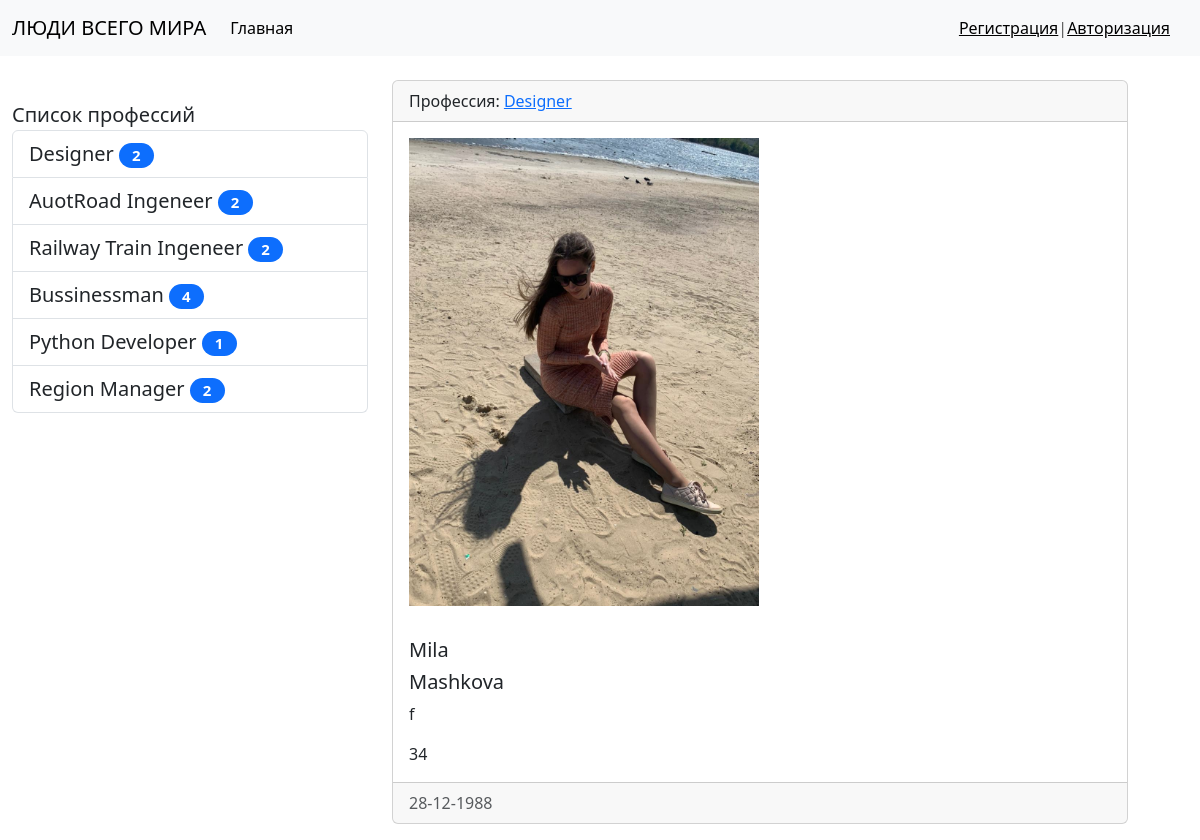
/human/2, run on the app's committed database.
### main/models.py (models this page shows, shortened)
class Profession(models.Model):
    title = models.CharField(max_length=100, db_index=True, verbose_name='Профессия')
    def get_absolute_url(self):
        return reverse_lazy('profession', kwargs={'pk': self.pk})
    class Meta:
        verbose_name = 'Профессия'
        verbose_name_plural = 'Профессии'
        ordering = ['id']

class Human(models.Model):
    human_choices = {'m': 'male',
                     'f': 'female'}
    name = models.CharField(max_length=50, verbose_name='Имя')
    last_name = models.CharField(max_length=50, verbose_name='Фамилия')
    sex = models.CharField(max_length=1, choices=human_choices, verbose_name='Пол')
    age = models.IntegerField(verbose_name='Возраст')
    born_at = models.DateField(verbose_name='Дата рождения')
    photo = models.ImageField(upload_to='media/%Y/%m/%d', null=True, default='Null', verbose_name='Фото')
    profession = models.ForeignKey('Profession', on_delete=models.PROTECT, null=True, verbose_name='Профессия')
    class Meta:
        verbose_name = "Человек"
        verbose_name_plural = "Люди"
        ordering = ['-born_at']

### main/views.py (the view)
# urls.py: path('human/<int:pk>', ViewHuman.as_view(), name='view_human'),
class ViewHuman(DetailView):
    model = Human
    template_name = 'NewsProject/view_human.html'
    context_object_name = 'human_item'

### main/templatetags/newsproject_tags.py (called while the page is built)
@register.simple_tag(name='get_list_professions')
def get_professions():
    return Profession.objects.all()

@register.inclusion_tag('NewsProject/List_professions.html')
def show_professions(arg1='Список', arg2='профессий'):
    professions = cache.get('professions')
    if not professions:
        professions = Profession.objects.annotate(cnt=Count('human')).filter(cnt__gt=0)
        cache.set('professions', professions, 60)
    return {'professions': professions, 'arg1': arg1, 'arg2': arg2}

### main/templates/NewsProject/view_human.html (shortened to what this page needs)
{% extends 'base.html' %}
{% block sidebar %}
{% include 'inc/_sidebar.html' %}
{% endblock %}
{% block content %}
<div class="card mb-3">
    <div class="card-header">
        Профессия: <a href="{{ human_item.profession.get_absolute_url }}">{{ human_item.profession.title }}</a>
    </div>
    <div class="card-body">
        {% if human_item.photo %}
        <img src="{{ human_item.photo.url }}" class='mr-3' width='350' alt="Photo">
        {% else %}
        <h6>Фото отсутствует</h6>
        {% endif %}
    </div>
    <div class="card-body">
        {% autoescape off %}
        <h5 class="card-title">{{ human_item.name }}</h5>
        {% endautoescape %}
        <h5 class="card-title">{{ human_item.last_name }}</h5>
        <p class="card-text">{{ human_item.sex }}</p>
        <p class="card-text">{{ human_item.age }}</p>
    </div>
    <div class="card-footer text-body-secondary">
        {{ human_item.born_at|date:'d-m-Y' }}
    </div>
</div>
{% endblock %}

### main/templates/NewsProject/List_professions.html
{% load newsproject_tags %}
<div class="list-group" style="height: 20px; margin-top: 20px; font-size: 20;">
    {{ arg1 }} {{ arg2 }}
    {% for pr in professions %}
    <a href="{% url 'profession' pk=pr.pk %}" class="list-group-item list-group-item-action">{{ pr.title }}<span
            class="badge bg-primary rounded-pill"
            style="width: 35px; color: white; margin-left: 5px;">{{ pr.cnt }}</span></a>
    {% endfor %}
</div>

### NewsProject/static/css/style.css (style rules this page uses)
body { backgroundcolor = #ccc; }

### data on the page
Profession: title "Designer", cnt "2"
Profession: title "AuotRoad Ingeneer", cnt "2"
Profession: title "Railway Train Ingeneer", cnt "2"
Profession: title "Bussinessman", cnt "4"
Profession: title "Python Developer", cnt "1"
Profession: title "Region Manager", cnt "2"
Human: profession "Designer", photo (picture), name "Mila", last_name "Mashkova", sex "f", age "34", born_at "28-12-1988"

### other printed values
{{ arg1 }} "Список"
{{ arg2 }} "профессий"
